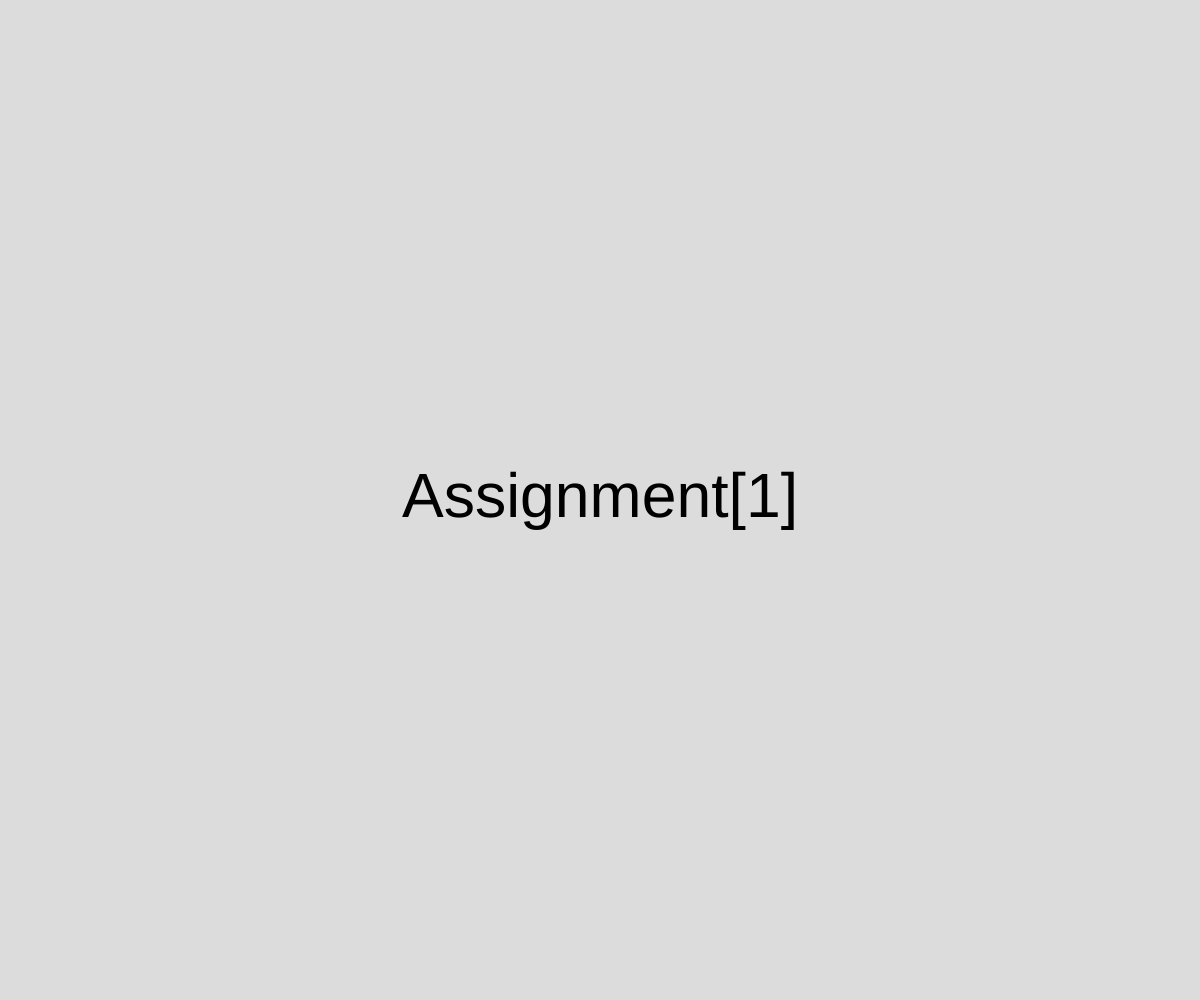
Frame 1 (no input)
Frame 60 (no input): identical to frame 1, image omitted
Frame 120 (the mouse pressed at the canvas centre since frame 60): identical to frame 1, image omitted

The p5.js sketch that drew this single still picture (run headless with seeded random() and noise() and a simulated clock; from frame 60 on, the mouse is pressed at the canvas centre):

// p5.js sketch
// ── sketch.js
function setup() {
  // Create a canvas as big as the container window
  createCanvas(windowWidth, windowHeight);
  textAlign(CENTER, CENTER);
}

function draw() {
  background(220);
  textSize(height / 16);
  text("Assignment[1]", width / 2, height / 2);
}

// This function is called any time the window is resized
function windowResized() {
  // Change the canvas size to fit the window
  resizeCanvas(windowWidth, windowHeight);
}
